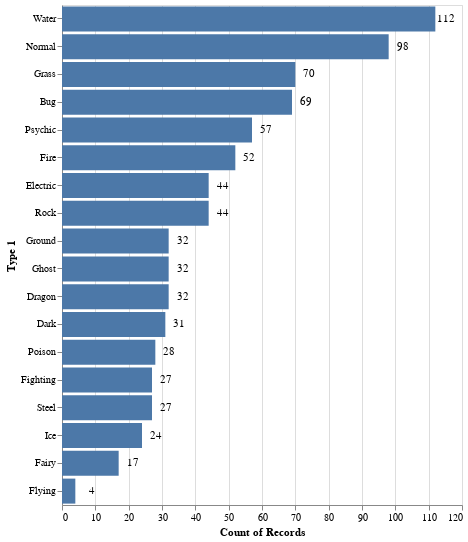

This figure's notebook cell:
### Markdown cell above
# Information about Pokemon type

### Code cell
bars = alt.Chart(df).mark_bar().encode(
    x='count()',
    y=alt.Y('Type 1', sort='-x') #sorting the chart
)
text = bars.mark_text(
    align='right',
    baseline='middle',
    dx=20  # nudges text to right 
).encode(
    text='count()'
)
(bars + text).properties(height=500) #height changes the size of the figure

### Figure 1 — Vega-Lite specification as saved in the notebook (floating-point values rounded to 4 significant figures; data arrays with more than 128 entries replaced by an {"elided": "..."} marker saying what was removed)
{"config": {"view": {"continuousWidth": 400, "continuousHeight": 300}}, "layer": [{"mark": "bar", "encoding": {"x": {"aggregate": "count", "type": "quantitative"}, "y": {"field": "Type 1", "sort": "-x", "type": "nominal"}}}, {"mark": {"type": "text", "align": "right", "baseline": "middle", "dx": 20}, "encoding": {"text": {"aggregate": "count", "type": "quantitative"}, "x": {"aggregate": "count", "type": "quantitative"}, "y": {"field": "Type 1", "sort": "-x", "type": "nominal"}}}], "data": {"name": "data-fbdf2a68ecfe78e2ab7cee9101439b7d"}, "height": 500, "$schema": "https://vega.github.io/schema/vega-lite/v4.17.0.json", "datasets": {"data-fbdf2a68ecfe78e2ab7cee9101439b7d": {"elided": "800 records"}}}
